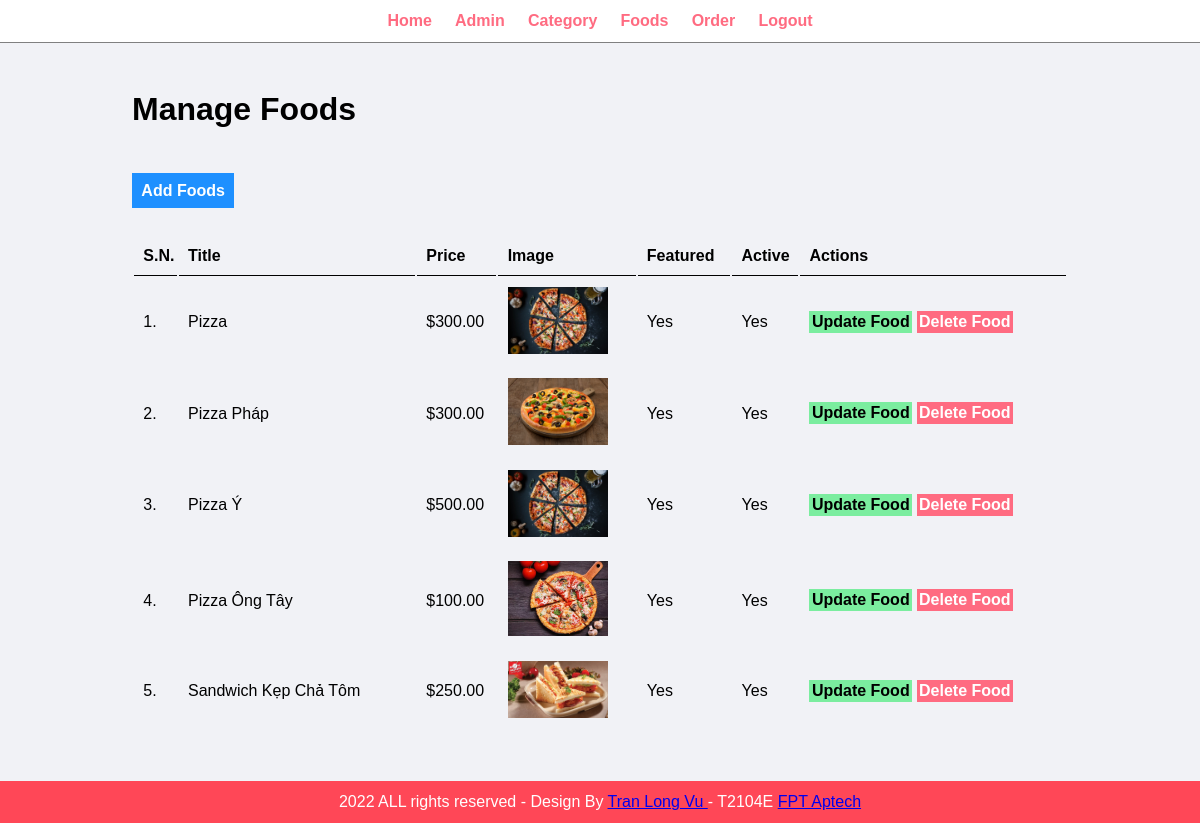
Page /admin/manage-food.php (signed in) on the committed database.
### tables this page shows
CREATE TABLE `tbl_food` (
  `id` int(10) UNSIGNED NOT NULL,
  `title` varchar(100) NOT NULL,
  `description` text NOT NULL,
  `price` decimal(10,2) NOT NULL,
  `image_name` varchar(255) NOT NULL,
  `category_id` int(10) UNSIGNED NOT NULL,
  `featured` varchar(10) NOT NULL,
  `active` varchar(10) NOT NULL
);

### admin/manage-food.php (the view, shortened to what this page needs)
<?php
    include('partials/menu.php');
?>
<div class="main-content">
    <div class="wrapper">
        <h1>Manage Foods</h1>
        <br /><br /><br />
            <a href="<?php echo SITEURL; ?>admin/add-food.php" class="btn-primary">Add Foods</a>
            <br /><br /><br />
            <table class="tbl-full">
                <tr>
                    <th>S.N.</th>
                    <th>Title</th>
                    <th>Price</th>
                    <th>Image</th>
                    <th>Featured</th>
                    <th>Active</th>
                    <th>Actions</th>
                </tr>
                <?php
                    $sql = "SELECT * FROM tbl_food";
                    $res = mysqli_query($conn , $sql);
                    $count = mysqli_num_rows($res);
                    $sn = 1;
                    if($count > 0)
                    {
                        while($row=mysqli_fetch_assoc($res))
                        {
                            $id = $row['id'];
                            $title = $row['title'];
                            $price = $row['price'];
                            $image_name = $row['image_name'];
                            $featured = $row['featured'];
                            $active = $row['active'];
                            ?>
                            <tr>
                                <td><?php echo $sn++; ?>.</td>
                                <td><?php echo $title; ?></td>
                                <td>$<?php echo $price; ?></td>
                                <td>
                                    <?php
                                        if($image_name =="")
                                        {
                                            echo "<div class='error>Image not Added..</div>'";
                                        }
                                        else
                                        {
                                            ?>
                                            <img src="<?php echo SITEURL; ?>images/food/<?php echo $image_name; ?>" width="100px">
                                            <?php
                                        }
                                    ?>
                                </td>
                                <td><?php echo $featured; ?></td>
                                <td><?php echo $active; ?></td>
                                <td>
                                    <a href="<?php echo SITEURL; ?>admin/update-food.php?id=<?php echo $id; ?>&image_name=<?php echo $image_name; ?>" class="btn-secondary">Update Food</a>
                                    <a href="<?php echo SITEURL; ?>admin/delete-food.php?id=<?php echo $id; ?>&image_name=<?php echo $image_name; ?>" class="btn-danger">Delete Food</a>
                                </td>
                            </tr>
                            <?php
                        }
                    }
                    else
                    {
                        echo "<tr> <td colspan='7' class='error'>Food not Added Yet.</td></tr>";
                    }
                ?>
            </table>
    </div>
</div>
<?php
    include('partials/footer.php');
?>

### admin/partials/menu.php (shortened to what this page needs)
<!DOCTYPE html>
<html lang="en">
<head>
    <link rel="stylesheet" href="../css/admin.css">
</head>
<body>
    <div class="menu text-center">
        <div class="wrapper">
            <ul>
                <li><a href="index.php">Home</a></li>
                <li><a href="manage-admin.php">Admin</a></li>
                <li><a href="manage-category.php">Category</a></li>
                <li><a href="manage-food.php">Foods</a></li>
                <li><a href="manage-order.php">Order</a></li>
                <li><a href="logout.php">Logout</a></li>
            </ul>
        </div>
    </div>

### admin/partials/footer.php
    <div class="footer">
       <div class="wrapper">
            <p class="text-center">2022 ALL rights reserved - Design By <a href="https://www.facebook.com/Eviljayce0709/">Tran Long Vu </a> - T2104E <a href="https://aptech.fpt.edu.vn/">FPT Aptech</a></p>
       </div>
    </div>
</body>
</html>

### css/admin.css (style rules this page uses)
* { margin: 0; padding: 0; box-sizing: border-box; font-family: Arial, Helvetica, sans-serif; }
.wrapper { padding: 1%; width: 80%; margin: 0 auto; }
.text-center { text-align: center; }
.tbl-full { width: 100%; }
table tr th { border-bottom:1px solid black ; padding: 1%; text-align: left; }
table tr td { padding: 1%; }
.btn-primary { background-color: #1e90ff; padding: 1%; color: white; text-decoration: none; font-weight: bold; }
.btn-secondary { background-color: #7bed9f; padding: 1%; color: black; text-decoration: none; font-weight: bold; }
.btn-danger { background-color: #ff6b81; padding: 1%; color: white; text-decoration: none; font-weight: bold; }
.menu { border-bottom: 1px solid grey; }
.menu ul { list-style-type: none; }
.menu ul li { display: inline; padding: 1%; }
.menu ul li a { text-decoration: none; font-weight: bold; color: #ff6b81; }
.main-content { background-color: #f1f2f6; padding: 3% 0; }
.footer { background-color: #ff4757; color: white; }

### rows in the picture
tbl_food: title "Pizza", price "300.00", image_name (picture), featured "Yes", active "Yes"
tbl_food: title "Pizza Pháp", price "300.00", image_name (picture), featured "Yes", active "Yes"
tbl_food: title "Pizza Ý", price "500.00", image_name (picture), featured "Yes", active "Yes"
tbl_food: title "Pizza Ông Tây", price "100.00", image_name (picture), featured "Yes", active "Yes"
tbl_food: title "Sandwich Kẹp Chả Tôm", price "250.00", image_name (picture), featured "Yes", active "Yes"
